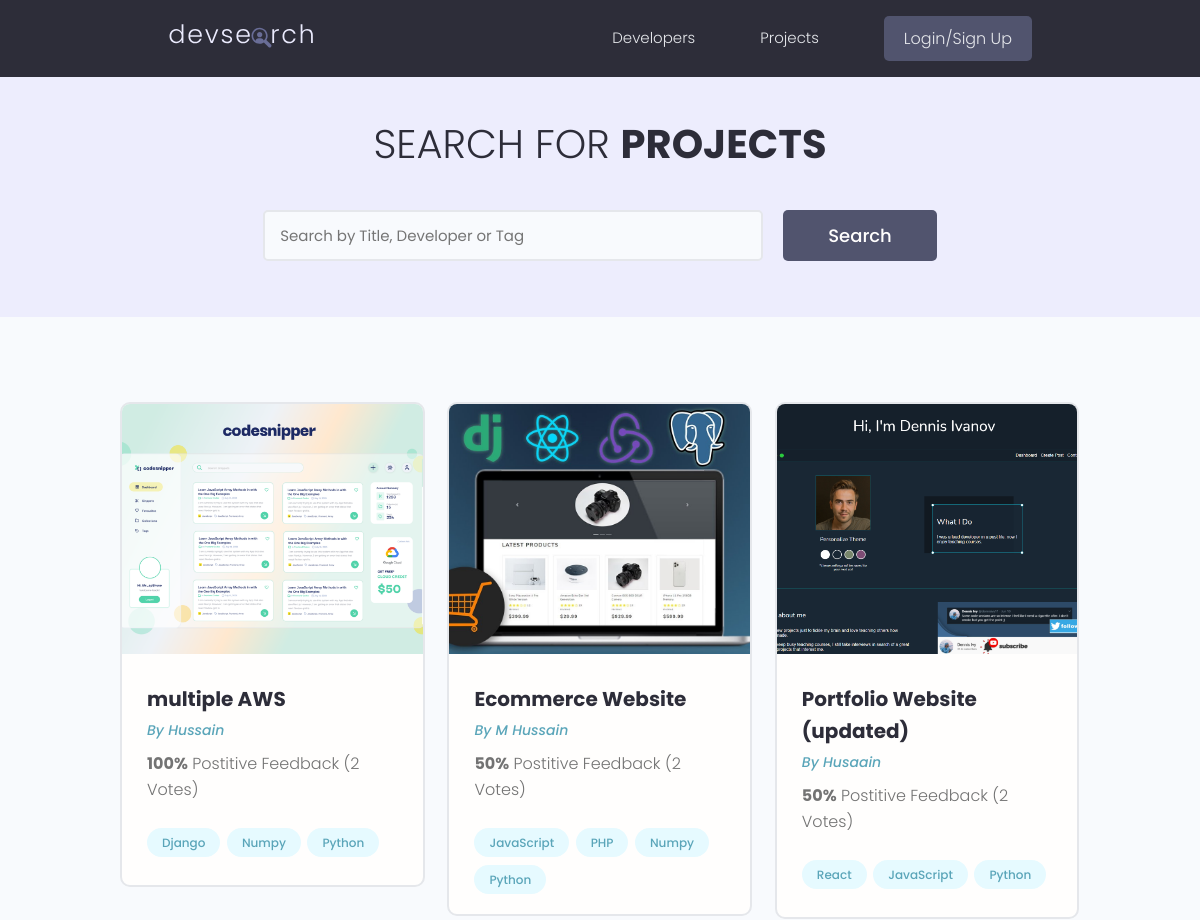
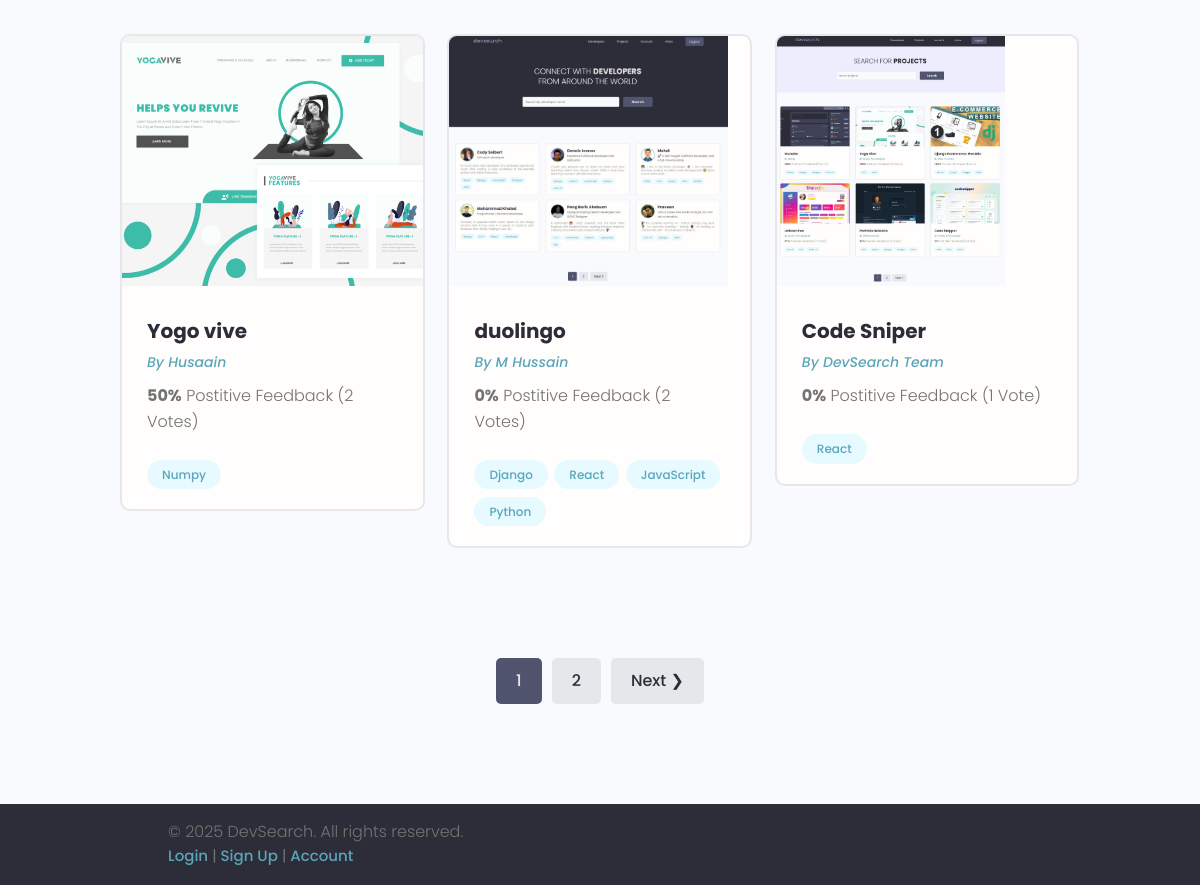
/projects/, run on the app's committed database (2 pictures, top to bottom).
### projects/models.py (models this page shows, shortened)
class Project(models.Model):
    owner = models.ForeignKey(Profile, on_delete=models.SET_NULL, null=True, blank=True)
    title = models.CharField(max_length=200)
    image = models.ImageField( null = True, blank=True, default='default.jpg')
    Description = models.TextField(max_length=2000 , null = True, blank=True )
    tags = models.ManyToManyField(Tag)
    demo_link = models.CharField(max_length=1000 , null = True, blank=True )
    source_link = models.CharField(max_length=1000 , null = True, blank=True )
    vote_total  = models.IntegerField(default=0 ,null = True,blank=True)
    vote_ratio = models.IntegerField(default=0 ,null = True,blank=True)
    created = models.DateTimeField(auto_now_add=True)
    id = models.UUIDField(default=uuid.uuid4, unique = True, primary_key = True,  editable = False)
    class Meta:
        ordering = ['-vote_ratio','-vote_total','title']

class Tag(models.Model):
    name = models.CharField(max_length=200)
    created = models.DateTimeField(auto_now_add=True)
    id = models.UUIDField(default=uuid.uuid4, unique = True, primary_key = True,  editable = False)
    def __str__(self):
        return self.name

### users/models.py (models this page shows, shortened)
class Profile(models.Model):
    user = models.OneToOneField(User, on_delete=models.CASCADE, null=True,blank=True)
    name= models.CharField(max_length=200, null=True , blank=True)
    email= models.EmailField(max_length=200, null=True , blank=True)
    username = models.CharField(max_length=200, null=True , blank=True)
    location = models.CharField(max_length=200, null=True , blank=True)
    short_intro= models.CharField(max_length=200, null=True , blank=True)
    bio = models.TextField( null=True , blank=True)
    profile_image = models.ImageField(upload_to='profiles/',null=True, blank=True, default='profiles/user-default.png')
    social_github= models.CharField(max_length=200, null=True , blank=True)
    social_twitter= models.CharField(max_length=200, null=True , blank=True)
    social_linkedin= models.CharField(max_length=200, null=True , blank=True)
    social_youtube= models.CharField(max_length=200, null=True , blank=True)
    social_website= models.CharField(max_length=200, null=True , blank=True)
    created = models.DateTimeField(auto_now_add=True)
    id = models.UUIDField(default=uuid.uuid4, unique=True, primary_key=True, editable=False)
    class Meta:
        ordering=['-created']

### projects/views.py (the view)
# urls.py: path('projects/',views.all_projects),
def projects(request):
    projects,search_query = searchproject(request)
    custom_range,projects = paginateprojects(request,projects,6)
    context ={'projects': projects,'search_query':search_query , 'custom_range':custom_range}
    return render(request,'projects/projects.html',context)

### projects/utils.py (called while the page is built)
def searchproject(request):
    search_query = ''
    if request.GET.get('search_query'):
        search_query = request.GET.get('search_query')
    projects = Project.objects.distinct().filter(
        Q(owner__name__icontains=search_query) |
        Q(title__icontains=search_query) |
        Q(tags__name__icontains=search_query)
    )
    return  projects,search_query

def paginateprojects(request,projects,results):
    page = request.GET.get('page')
    pagination =  Paginator(projects,results)
    try :
        projects = pagination.page(page)
    except PageNotAnInteger:
        page = 1
        projects = pagination.page(page)
    except EmptyPage:
        page = pagination.num_pages
        projects = pagination.page(page)
    leftIndex = (int(page) - 4)
    if leftIndex <1 :
        leftIndex = 1
    rightIndex  = (int(page) + 5)
    if rightIndex > pagination.num_pages:
        rightIndex = pagination.num_pages +1
    custom_range = range(leftIndex,rightIndex)
    return custom_range,projects

### users/context_processors.py (called while the page is built, shortened)
def has_unread_messages(request):
    return {}

### projects/templates/projects/projects.html (shortened to what this page needs)
{% extends 'main.html'%}
{% load static %}
{% block content %}
<main class="projects">
    <section class="hero-section text-center">
        <div class="container container--narrow">
            <div class="hero-section__box">
                <h2>Search for <span>Projects</span></h2>
            </div>
            <div class="hero-section__search">
                <form class="form" id="searchForm" action="" method="get">
                    <div class="form__field">
                        <input class="input input--text" id="formInput#search" type="text" name="search_query"
                            placeholder="Search by Title, Developer or Tag " value="{{search_query}}" />
                    </div>
                    <input class="btn btn--sub btn--lg" type="submit" value="Search" />
                </form>
            </div>
        </div>
    </section>
    <section class="projectsList">
        <div class="container">
            <div class="grid grid--three">
                {% for project in projects %}
                <div class="column">
                    <div class="card project">
                        <a href="{% url 'project' project.id %}" class="project">
                            <img class="project__thumbnail" src="{{project.image.url}}" alt="project thumbnail" />
                            <div class="card__body">
                                <h3 class="project__title">{{project.title}}</h3>
                                <p><a class="project__author" href="{% url 'single-profile' project.owner.id %}">By {{project.owner.name}}</a></p>
                                <p class="project--rating">
                                    <span style="font-weight: bold;">{{project.vote_ratio}}%</span> Postitive
                                    Feedback ({{project.vote_total}} Vote{{project.vote_total|pluralize:"s"}})
                                </p>
                                <div class="project__tags">
                                    {% for tag in project.tags.all %}
                                    <span class="tag tag--pill tag--main">
                                        <small>{{tag}}</small>
                                    </span>
                                    {% endfor %}
                                </div>
                            </div>
                        </a>
                    </div>
                </div>
                {% endfor %}
            </div>
        </div>
    </section>
{% include 'pagination.html' with queryset=projects custom_range=custom_range %}
</main>
{% endblock content %}

### templates/main.html (shortened to what this page needs)
<!DOCTYPE html>
{% load static %}
<html lang="en">
<head>
    <link rel="stylesheet" href="https://cdn.iconmonstr.com/1.3.0/css/iconmonstr-iconic-font.min.css" />
    <link rel="stylesheet" href="{% static 'uikit/styles/uikit.css'%}" />
    <link rel="stylesheet" href="{% static 'styles/app.css'%}" />
</head>
<body>
    {%include 'navbar.html'%}
    {% block content %}
    {% endblock content %}
    {% include 'footer.html' %}
</body>
</html>

### templates/navbar.html (shortened to what this page needs)
{% load static %}
<header class="header">
  <div class="container container--narrow">
    <a href="{% url 'profiles' %}" class="header__logo">
      <img src="{% static 'images/logo.svg' %}" alt="DevSearch Logo" />
    </a>
    <nav class="header__nav">
      <ul class="header__menu">
        <li class="header__menuItem"><a href="{% url 'profiles' %}">Developers</a></li>
        <li class="header__menuItem"><a href="{% url 'projects' %}">Projects</a></li>
        {% if request.user.is_authenticated %}
        <li class="header__menuItem"><a href="{% url 'inbox' %}" class="inbox-link">Inbox {% if has_unread_messages %}
            <span class="inbox-badge"></span>
            {% endif %}</a></li>
        <li class="header__menuItem"><a href="{% url 'account' %}">My Account</a></li>
        <li class="header__menuItem"><a href="{% url 'logout' %}" class="btn btn--sub">Logout</a></li>
        {% else %}
        <li class="header__menuItem"><a href="{% url 'login' %}" class="btn btn--sub">Login/Sign Up</a></li>
        {% endif %}
      </ul>
    </nav>
  </div>
</header>

### templates/pagination.html (shortened to what this page needs)
    {% if queryset.has_other_pages  %}
    <div class="pagination">
      <ul class="container">
        {% for page in custom_range %}
        {% if page == queryset.number %}
        <li><a href="?page={{page}}" class="btn btn--sub page-link" data-page="{{page}}">{{page}}</a></li>
        {% else %}
        <li><a href="?page={{page}}" class="btn page-link" data-page="{{page}}">{{page}}</a></li>
        {% endif %}
        {% endfor %}
        {% if queryset.has_next %}
          <li><a href="?page={{queryset.next_page_number}}" class="btn page-link" data-page="{{queryset.next_page_number}}">Next &#10095;</a></li>
        {% endif %}
      </ul>
    </div>
    {% endif %}

### templates/footer.html
{% load static %}
<header class="header">
  <div class="container container--narrow">
    <footer class="footer">
      <p>&copy; {{ year|default:"2025" }} DevSearch. All rights reserved.</p>
      <nav>
        <a href="{% url 'login' %}">Login</a> |
        <a href="{% url 'register' %}">Sign Up</a> |
        <a href="{% url 'account' %}">Account</a>
      </nav>
    </footer>
  </div>
</header>

### static/styles/app.css (style rules this page uses)
:root { --color-sub: #2d2d39; }
.btn--sub { background-color: var(--color-sub-light); }
.card { border: 2px solid var(--color-light); }
img { width: 100%; }
.header { position: sticky; z-index: 111; background-color: var(--color-sub); padding: 1.5rem 0; }
.header > .container { display: flex; justify-content: space-between; align-items: center; }
.header__logo > img { height: 3.8rem; }
.header__nav > ul { display: inline-flex; align-items: center; list-style: none; gap: 6.5rem; }
.header__menuItem > a { color: var(--color-light); font-weight: 300; }
.hero-section { height: 40vh; display: flex; align-items: center; background-color: var(--color-sub); }
.hero-section__box { margin-bottom: 4rem; }
.hero-section__box > h2, .hero-section__box > h2 > span { font-size: 4rem; color: var(--color-light); line-height: 1.3; text-transform: uppercase; }
.hero-section__box > h2 { font-weight: 300; }
.hero-section__box > h2 > span { font-weight: 700; }
.hero-section__search > .form { display: flex; align-items: center; justify-content: center; gap: 2rem; }
.hero-section__search > .form input.input--text { width: 50rem; }
.pagination { margin-top: 8rem; margin-bottom: 10rem; }
.pagination > ul { flex-wrap: wrap; list-style: none; display: flex; align-items: center; justify-content: center; gap: 1rem; }
.pagination .btn { color: var(--color-sub); }
.pagination .btn.btn--sub { color: var(--color-light); }
.project__author { font-size: 1.4rem; font-style: italic; }
.project--rating { margin-bottom: 1.6em; margin-top: .5em; }
.projects > .hero-section { background: var(--color-sub-lighter); height: 30vh; }
.projects .hero-section__box { margin-bottom: 2.5rem; }
.projects .hero-section__box > h2 { color: var(--color-sub); }
.projects .hero-section__box > h2 > span { font-weight: 700; color: var(--color-sub); }
.projectsList { margin-top: 8rem; }
.project__thumbnail { height: 25rem; object-fit: cover; object-position: top center; }
.project__title { font-size: 2rem; font-weight: 700; color: var(--color-sub); }

### static/uikit/styles/modules/_variables.css (style rules this page uses)
:root { --color-main: #5aa5b9; --color-main-light: #e6faff; --color-sub: #3f4156; --color-sub-light: #51546e; --color-sub-lighter: #ededfd; --color-text: #737373; --color-gray: #8b8b8b; --color-light: #e5e7eb; --color-light-gray: #767676; --color-bg: #f8fafd; --color-white: #fffefd; --color-white-light: #f3f3f3; --color-success: #359e64; --color-success-bg: #def8e8; --color-error: #fc4b0b; --color-error-bg: #fff2ee; --font-base: 'Poppins', arial, helvetica, 'Segoe UI', roboto, ubuntu, sans-serif; --font-monospace: 'Fira Code', 'Courier New', courier, monospace; --font-regular: 300; --font-medium: 500; --font-bold: 700; --generic-shadow: 1px 1px 5px #00000010; --generic-transition: all 0.3s ease-in-out; }

### static/uikit/styles/modules/_base.css (style rules this page uses)
* { margin: 0; padding: 0; box-sizing: border-box; text-rendering: optimizeLegibility; color: inherit; font-size: inherit; }
html { font-size: 50%; }
@media only screen and (min-width: 480px) { html { font-size: 56.25%; } }
@media only screen and (min-width: 1200px) { html { font-size: 62.5%; } }
body { line-height: 1.6; font-weight: 400; font-size: 1.5rem; color: var(--color-text); background-color: var(--color-bg); min-height: 100vh; }

### static/uikit/styles/modules/_typography.css (style rules this page uses)
* { font-family: var(--font-base); }
h2 { font-size: 3.6rem; font-weight: var(--font-bold); }
h3 { font-size: 3.2rem; font-weight: var(--font-medium); }
p, span, strong { font-size: 1.6rem; color: var(--color-text); font-weight: var(--font-regular); }
a { padding-bottom: 2px; text-decoration: none; display: inline-block; color: var(--color-main); font-weight: var(--font-medium); }

### static/uikit/styles/modules/_utilities.css (style rules this page uses)
.container { width: 92%; max-width: 165rem; margin: 0 auto; box-sizing: border-box; }
.container--narrow { width: 92%; max-width: 120rem; }
@media screen and (min-width: 1000px) { .container { width: 90%; } }
@media screen and (min-width: 1000px) { .container--narrow { width: 85%; } }
@media screen and (min-width: 1200px) { .container { width: 80%; } }
@media screen and (min-width: 1200px) { .container--narrow { width: 72%; } }
.text-center { text-align: center; }

### static/uikit/styles/modules/_card.css (style rules this page uses)
.card { border-radius: 1rem; background-color: var(--color-white); border: 1.5px solid var(--color-light); width: auto; height: auto; margin-top: 0.5rem; margin-bottom: 0.5rem; overflow: hidden; }
.card__body, .card__header { padding: 2rem 2.5rem; }

### data on the page
Project: image (picture), title "multiple AWS", owner.name "Hussain", vote_ratio "100", vote_total "2"
Tag: name "Django"
Tag: name "Numpy"
Tag: name "Python"
Project: image (picture), title "Ecommerce Website", owner.name "M Hussain", vote_ratio "50", vote_total "2"
Tag: name "JavaScript"
Tag: name "PHP"
Project: image (picture), title "Portfolio Website (updated)", owner.name "Husaain", vote_ratio "50", vote_total "2"
Tag: name "React"
Project: image (picture), title "Yogo vive", owner.name "Husaain", vote_ratio "50", vote_total "2"
Project: image (picture), title "duolingo", owner.name "M Hussain", vote_ratio "0", vote_total "2"
Project: image (picture), title "Code Sniper", owner.name "DevSearch Team", vote_ratio "0", vote_total "1"

### other printed values
{{ page }} "1"
{{ page }} "2"
{{ year|default:"2025" }} "2025"
